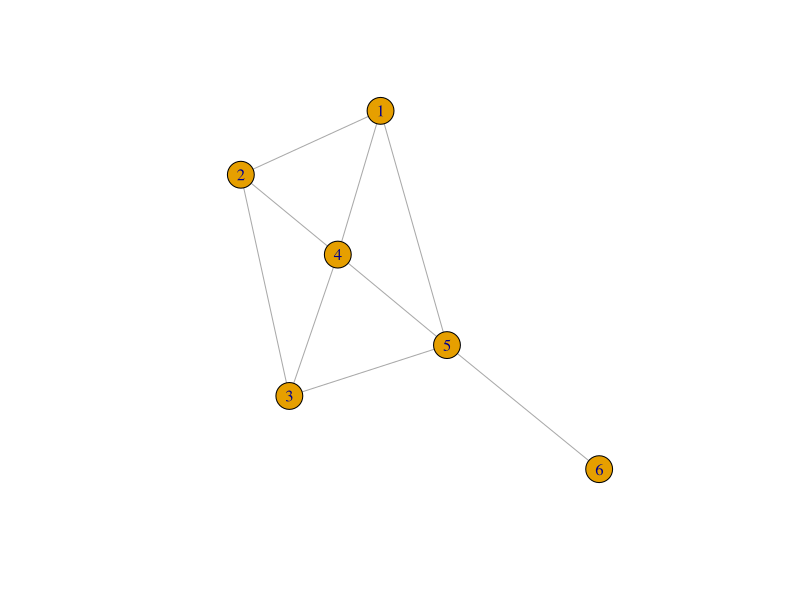

This chart was generated by the following R code:
## ---- chunk 1
StP = c(.85,.09,.06)
Roch = c(.30,.60,.10)
Dul = c(.35,.05,.60) 
M = cbind(StP,Roch,Dul)
M
## ---- chunk 2
A = rbind(c( 0 , 1 , 0 , 1 , 1 ,0), c(1 , 0 , 1 , 1 , 0, 0 ),c( 0 , 1 , 0 , 1 , 1, 0 ),
  c( 1 , 1 , 1 , 0 , 1, 0 ),c( 1 , 0 , 0 , 1 , 0, 1 ), c(0, 0, 0, 0, 1, 0))
A
## ---- chunk 3
suppressPackageStartupMessages(library(igraph))
g=graph_from_adjacency_matrix(A,mode='undirected')
V(g)$label = c(1,2,3,4,5,6)
plot(g)
